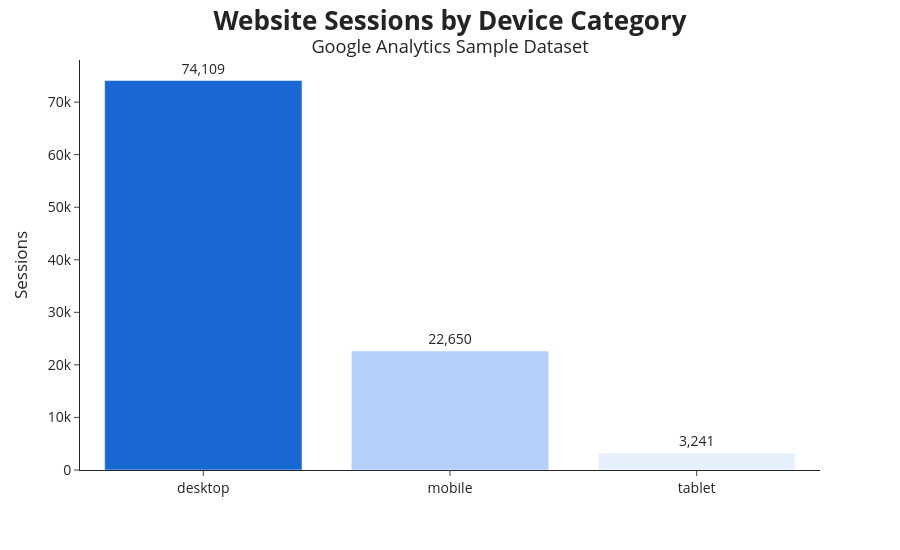

The cell this chart's notebook holds for it:
### Markdown cell above
### 📊 Device Performance Overview

The table below summarizes website traffic, unique users, and revenue generated across each device category.

This provides an executive overview of how customers access the website and which devices contribute the greatest business value.

### Code cell
import plotly.express as px

fig = px.bar(

    device_summary,

    x="deviceCategory",

    y="Sessions",

    text="Sessions",

    color="Sessions",

    color_continuous_scale=[
        "#E8F0FE",
        "#8AB4F8",
        "#1967D2"
    ]

)

fig.update_traces(

    texttemplate="%{text:,.0f}",

    textposition="outside"

)

fig.update_layout(

    template="simple_white",

    title=dict(

        text="<b>Website Sessions by Device Category</b><br>"
             "<sup>Google Analytics Sample Dataset</sup>",

        x=0.5,

        font=dict(size=26)

    ),

    height=550,

    coloraxis_showscale=False,

    xaxis_title="",

    yaxis_title="Sessions",

    font=dict(size=14)

)

fig.show()

### Figure 1 — Plotly figure (JSON) as saved in the notebook; plotly's stock layout.template omitted (floating-point values rounded to 4 significant figures)
{"data": [{"hovertemplate": "deviceCategory=%{x}<br>Sessions=%{marker.color}<extra></extra>", "legendgroup": "", "marker": {"color": [74109, 22650, 3241], "coloraxis": "coloraxis", "pattern": {"shape": ""}}, "name": "", "orientation": "v", "showlegend": false, "text": [74110.0, 22650.0, 3241.0], "textposition": "outside", "texttemplate": "%{text:,.0f}", "type": "bar", "x": ["desktop", "mobile", "tablet"], "xaxis": "x", "y": [74109, 22650, 3241], "yaxis": "y"}], "layout": {"barmode": "relative", "coloraxis": {"autocolorscale": false, "colorbar": {"title": {"text": "Sessions"}}, "colorscale": [[0, "#E8F0FE"], [0.5, "#8AB4F8"], [1, "#1967D2"]], "showscale": false}, "font": {"size": 14}, "height": 550, "legend": {"tracegroupgap": 0}, "margin": {"t": 60}, "title": {"font": {"size": 26}, "text": "<b>Website Sessions by Device Category</b><br><sup>Google Analytics Sample Dataset</sup>", "x": 0.5}, "xaxis": {"anchor": "y", "domain": [0, 1], "title": {"text": ""}}, "yaxis": {"anchor": "x", "domain": [0, 1], "title": {"text": "Sessions"}}}}
